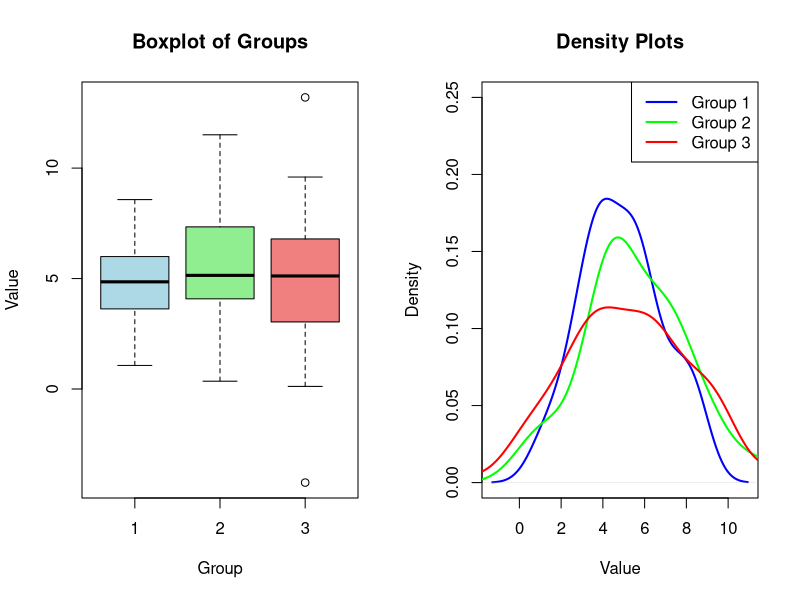

Reproduce this figure in R.
# Lab 16: Apply Bartlett's Test to Compare Variances Across Multiple Groups
 # Generate sample data for three groups
# Set seed for reproducibility
set.seed(123)

# Generate sample data for three groups with the same mean but different standard deviations
group1 <- rnorm(30, mean = 5, sd = 2)  # Group 1: Mean = 5, SD = 2
group2 <- rnorm(30, mean = 5, sd = 3)  # Group 2: Mean = 5, SD = 3
group3 <- rnorm(30, mean = 5, sd = 4)  # Group 3: Mean = 5, SD = 4

# Combine data into a list for Bartlett's test
data_list <- list(group1, group2, group3)

# Perform Bartlett's test for homogeneity of variances
bartlett_test_result <- bartlett.test(data_list)

# Print the test result
print(bartlett_test_result)

# Set graphical layout to display two plots side by side
par(mfrow = c(1, 2))

# Boxplot of the three groups
boxplot(data_list,col = c("lightblue", "lightgreen", "lightcoral"),main = "Boxplot of Groups",xlab = "Group",ylab = "Value")

# Density plots of the three groups
plot(density(group1),col = "blue",lwd = 2,main = "Density Plots",xlab = "Value",ylim = c(0, 0.25))

# Add density plots for the other two groups
lines(density(group2), col = "green", lwd = 2)
lines(density(group3), col = "red", lwd = 2)

# Add a legend to differentiate the groups
legend("topright",legend = c("Group 1", "Group 2", "Group 3"),col = c("blue", "green", "red"),lwd = 2)
